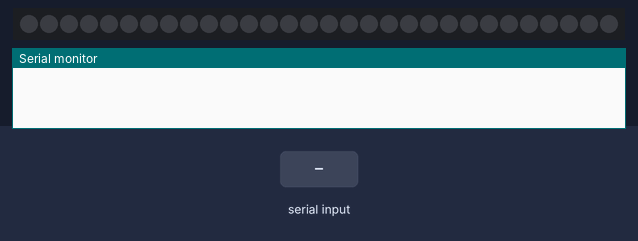
A sketch run on a simulated Arduino Uno, built with avr-gcc and run on an emulated ATmega328P. Parts: 30 RGB LEDs in strip order, left to right, the last lines printed to the serial monitor. The test bench sets the inputs (shaded band). Dim RGB values are drawn brighter than linear; random numbers use the default seed unless the sketch sets one.

Above: at 1.2 s.
1.3 s: "90,45\n" received over Serial
At 3.8 s:
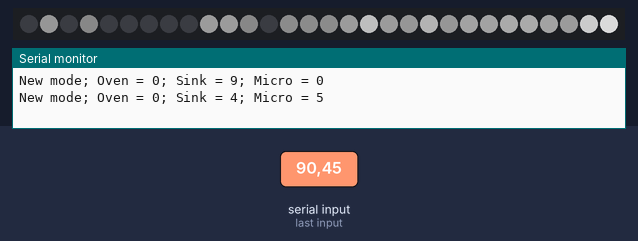
4.0 s: "1\n" received over Serial
At 5.2 s:
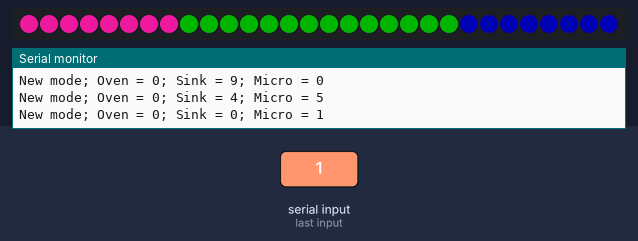
5.5 s: "3\n" received over Serial
At 7.4 s:
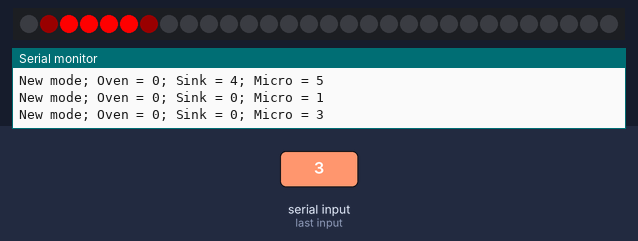
7.8 s: "9\n" received over Serial
At 10.1 s:
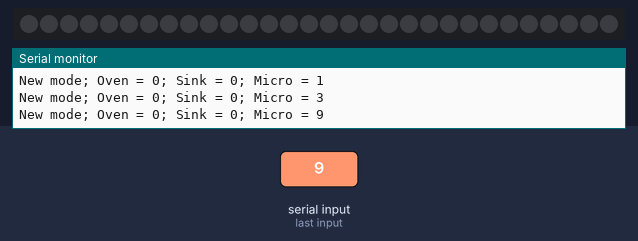
Timing chart, 0 to 11.3 s (numbered marks = the images above; inputs shaded):
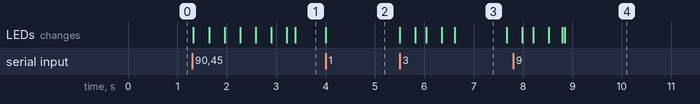

The sketch:

IkeaDuktig.ino
```cpp
#include <Adafruit_NeoPixel.h>

#define LED_PIN 6
#define LED_COUNT 30

Adafruit_NeoPixel strip(LED_COUNT, LED_PIN, NEO_GRBW + NEO_KHZ800);

// Declare colors
uint32_t turnOff = strip.Color(0, 0, 0, 0);
uint32_t red = strip.Color(64, 0, 0, 0);
uint32_t green = strip.Color(0, 64, 0, 0);
uint32_t blue = strip.Color(0, 0, 64, 0);
uint32_t white = strip.Color(0, 0, 0, 64);
uint32_t pink = strip.Color(199,21,133, 0);
uint32_t greenishwhite = strip.Color(0, 64, 0, 64);

// Declare array for led sections (First LED, number of LEDs)
int ledsOven[2] = {0, 8};
int ledsSink[2] = {8, 14};
int ledsMicro[2] = {22, 8};

int currentMode = -1;
int oldMode = 0;
int modeOven = 0;
int modeSink = 0;
int modeMicro = 0;

void setup() {
  Serial.begin(9600);
  strip.begin();
}

void loop() {
  serialData();

  if (currentMode != oldMode) {
    onNewMode();
    staticModes();
  }

  dynamicModes();
}

void serialData() {
  if (Serial.available() > 0) {
    int input = Serial.parseInt();

    if (input != 0) {
      currentMode = input;
      modeOven = (input / 100) % 10;
      modeSink = (input / 10) % 10;
      modeMicro = input % 10;

      Serial.print("New mode");
      Serial.print("; Oven = ");
      Serial.print(modeOven, DEC);
      Serial.print("; Sink = ");
      Serial.print(modeSink, DEC);
      Serial.print("; Micro = ");
      Serial.println(modeMicro, DEC);
    }
  }
}

void onNewMode() {
  oldMode = currentMode;
  strip.clear();
}

void staticModes() {
  if (currentMode == 1) {
    setOvenColor(pink);
    setSinkColor(green);
    setMicroColor(blue);
  } else if (currentMode == 9) {
    setOvenColor(turnOff);
    setSinkColor(turnOff);
    setMicroColor(turnOff);
  }
}

void dynamicModes() {
  if (modeMicro == 2) {
    Strobe(0xff, 0xff, 0xff, 10, 50, 1000);
  } else if (modeMicro == 3) {
    CylonBounce(0xff, 0, 0, 4, 20, 50);
  } else if (modeMicro == 4) {
    Sparkle(0xff, 0xff, 0xff, 70);
  } else if (modeMicro == 5) {
    meteorRain(0xff,0xff,0xff,20, 64, true, 30);
  }
}

void setOvenColor(uint32_t color) {
  strip.fill(color, ledsOven[0], ledsOven[1]);
  strip.show();
}

void setSinkColor(uint32_t color) {
  strip.fill(color, ledsSink[0], ledsSink[1]);
  strip.show();
}

void setMicroColor(uint32_t color) {
  strip.fill(color, ledsMicro[0], ledsMicro[1]);
  strip.show();
}

void turnAllOff() {
  strip.clear();
}

// https://www.tweaking4all.com/hardware/arduino/adruino-led-strip-effects/

void showStrip() {
   strip.show();
}

void setAll(byte red, byte green, byte blue) {
  uint32_t color = strip.Color(red, green, blue, 0);
  strip.fill(color, 0, LED_COUNT);
}

void setPixel(int pixel, byte red, byte green, byte blue) {
  uint32_t color = strip.Color(red, green, blue);
  strip.setPixelColor(pixel, color);
}

void Strobe(byte red, byte green, byte blue, int StrobeCount, int FlashDelay, int EndPause){
  for(int j = 0; j < StrobeCount; j++) {
    setAll(red,green,blue);
    showStrip();
    delay(FlashDelay);
    setAll(0,0,0);
    showStrip();
    delay(FlashDelay);
  }

 delay(EndPause);
}

void CylonBounce(byte red, byte green, byte blue, int EyeSize, int SpeedDelay, int ReturnDelay){

  for(int i = 0; i < LED_COUNT-EyeSize-2; i++) {
    setAll(0,0,0);
    setPixel(i, red/10, green/10, blue/10);
    for(int j = 1; j <= EyeSize; j++) {
      setPixel(i+j, red, green, blue);
    }
    setPixel(i+EyeSize+1, red/10, green/10, blue/10);
    showStrip();
    delay(SpeedDelay);
  }

  delay(ReturnDelay);

  for(int i = LED_COUNT-EyeSize-2; i > 0; i--) {
    setAll(0,0,0);
    setPixel(i, red/10, green/10, blue/10);
    for(int j = 1; j <= EyeSize; j++) {
      setPixel(i+j, red, green, blue);
    }
    setPixel(i+EyeSize+1, red/10, green/10, blue/10);
    showStrip();
    delay(SpeedDelay);
  }

  delay(ReturnDelay);
}

void Sparkle(byte red, byte green, byte blue, int SpeedDelay) {
  int Pixel = random(LED_COUNT);
  setPixel(Pixel,red,green,blue);
  showStrip();
  delay(SpeedDelay);
  setPixel(Pixel,0,0,0);
}

void meteorRain(byte red, byte green, byte blue, byte meteorSize, byte meteorTrailDecay, boolean meteorRandomDecay, int SpeedDelay) {
  setAll(0,0,0);

  for(int i = 0; i < LED_COUNT+LED_COUNT; i++) {


    // fade brightness all LEDs one step
    for(int j=0; j<LED_COUNT; j++) {
      if( (!meteorRandomDecay) || (random(10)>5) ) {
        fadeToBlack(j, meteorTrailDecay );
      }
    }

    // draw meteor
    for(int j = 0; j < meteorSize; j++) {
      if( ( i-j <LED_COUNT) && (i-j>=0) ) {
        setPixel(i-j, red, green, blue);
      }
    }

    showStrip();
    delay(SpeedDelay);
  }
}

void fadeToBlack(int ledNo, byte fadeValue) {
  // NeoPixel
  uint32_t oldColor;
  uint8_t r, g, b;
  int value;

  oldColor = strip.getPixelColor(ledNo);
  r = (oldColor & 0x00ff0000UL) >> 16;
  g = (oldColor & 0x0000ff00UL) >> 8;
  b = (oldColor & 0x000000ffUL);

  r=(r<=10)? 0 : (int) r-(r*fadeValue/256);
  g=(g<=10)? 0 : (int) g-(g*fadeValue/256);
  b=(b<=10)? 0 : (int) b-(b*fadeValue/256);

  strip.setPixelColor(ledNo, r,g,b);
}
```

Measured:
- after the input at 1.3 s, the LEDs: first change at once (image 1 shows a later state)
- after the input at 5.5 s, the LEDs: first change at once (image 3 shows a later state)
